Frame 1 (no input): blank canvas, image omitted
Frame 60 (no input): blank canvas, image omitted
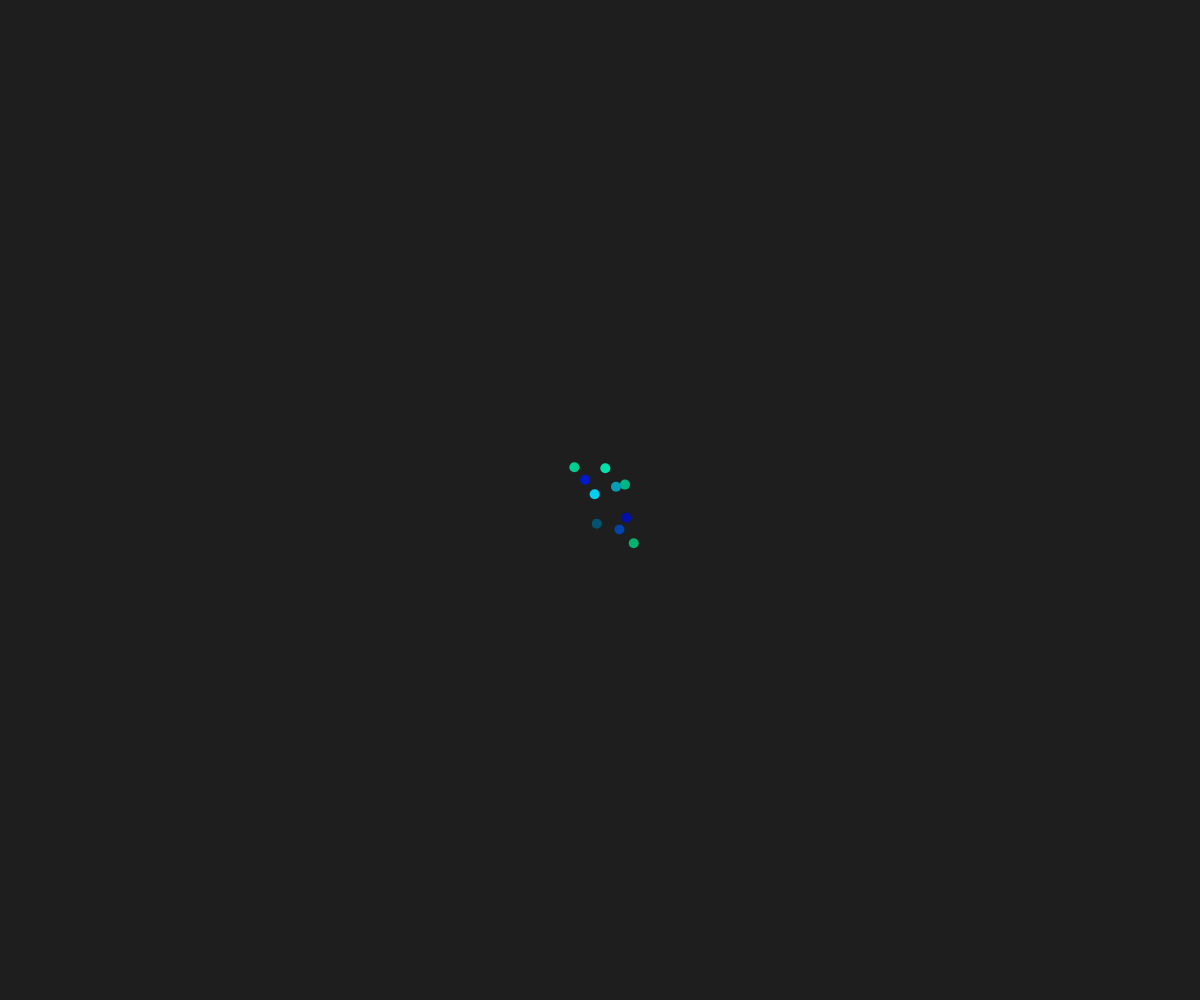
Frame 120 (the mouse pressed at the canvas centre since frame 60)

The p5.js sketch whose frames 1 and 60 were blank and that drew this single picture after the mouse press (run headless with seeded random() and noise() and a simulated clock; from frame 60 on, the mouse is pressed at the canvas centre):

// p5.js sketch
// ── sketch.js
const BG_COLOR = 30;
const SPREAD = 50;
const BRUSH_SIZE = 10;
let prevX = 0;
let prevY = 0;

// Setup function runs once when the program starts
function setup() {
  // Create a blank canvas which fills its container
  createCanvas(windowWidth, windowHeight);
  // Font setup for Hello, World!
  textFont("monospace");
  textAlign(CENTER, CENTER);
  textSize(120);
  // Don't add an outline around shapes
  noStroke();
  // Set the background color
  background(BG_COLOR);
}

// Draw function is called in an eternal loop after setup
function draw() {
  // We only draw something new when the mouse position changes
  if (mouseX != prevX && mouseY != prevY) {
    prevX = mouseX;
    prevY = mouseY;

    for (let i=0; i<10; i++) {
      // Change color scheme based on the mouse position's distance to the center
      let distanceToCenter = (mouseX - width/2)**2 + (mouseY - height/2)**2;
      if (distanceToCenter < 40000) {
        fill(0, random(255), random(100,255));
      } else {
        fill(random(255), 0, random(100,255));
      }
      
      let xpos = mouseX + random(-SPREAD, SPREAD);
      let ypos = mouseY + random(-SPREAD, SPREAD);
      ellipse(xpos, ypos, BRUSH_SIZE, BRUSH_SIZE);
    }
  
    // Draw text on the screen, with the same color as the background
    fill(BG_COLOR);
    text("Hello, World!", width/2, height/2);
  }
}

// Optional
function windowResized() {
  resizeCanvas(windowWidth, windowHeight);
}
